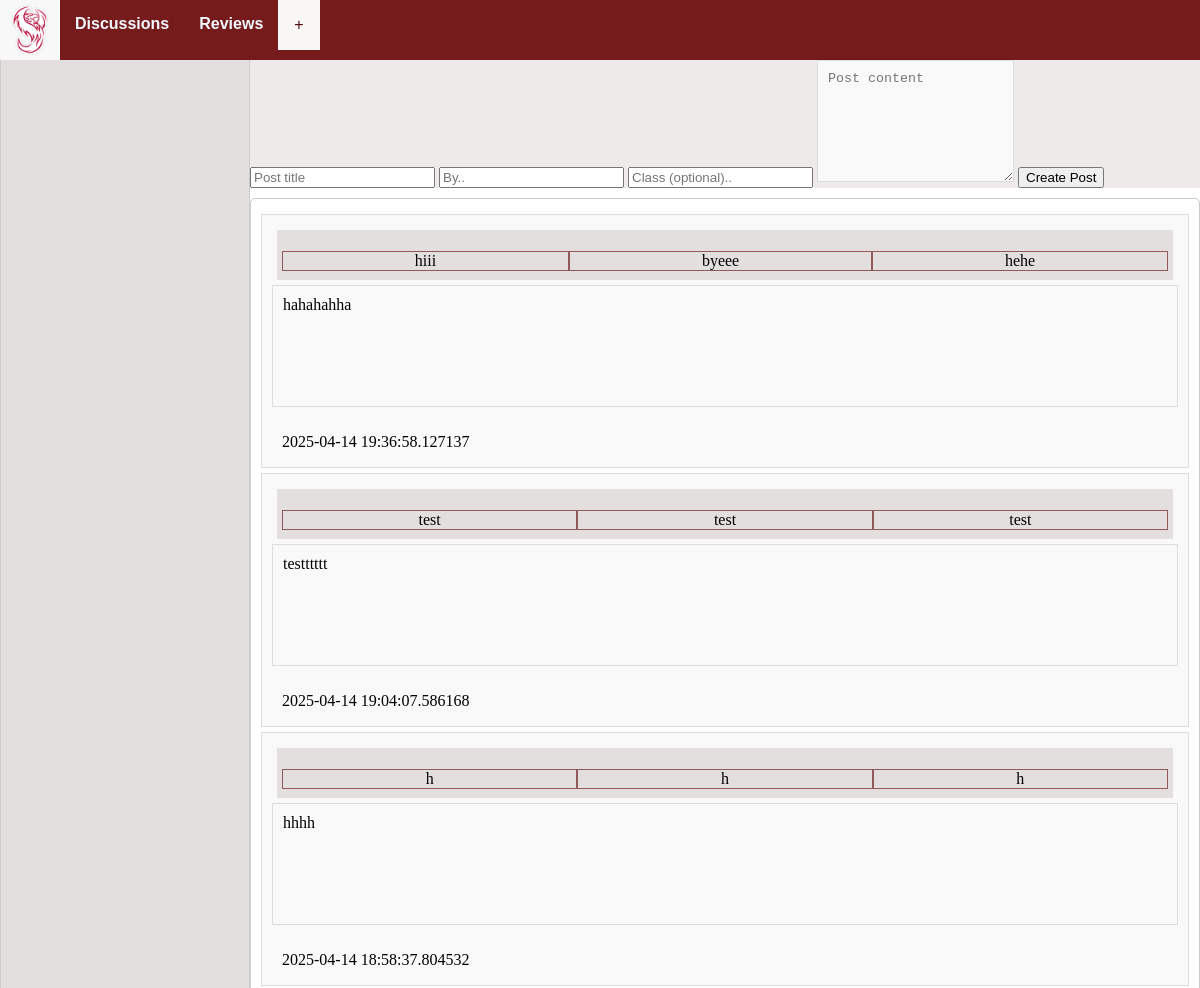
Before: / (upper part) with the older database file.
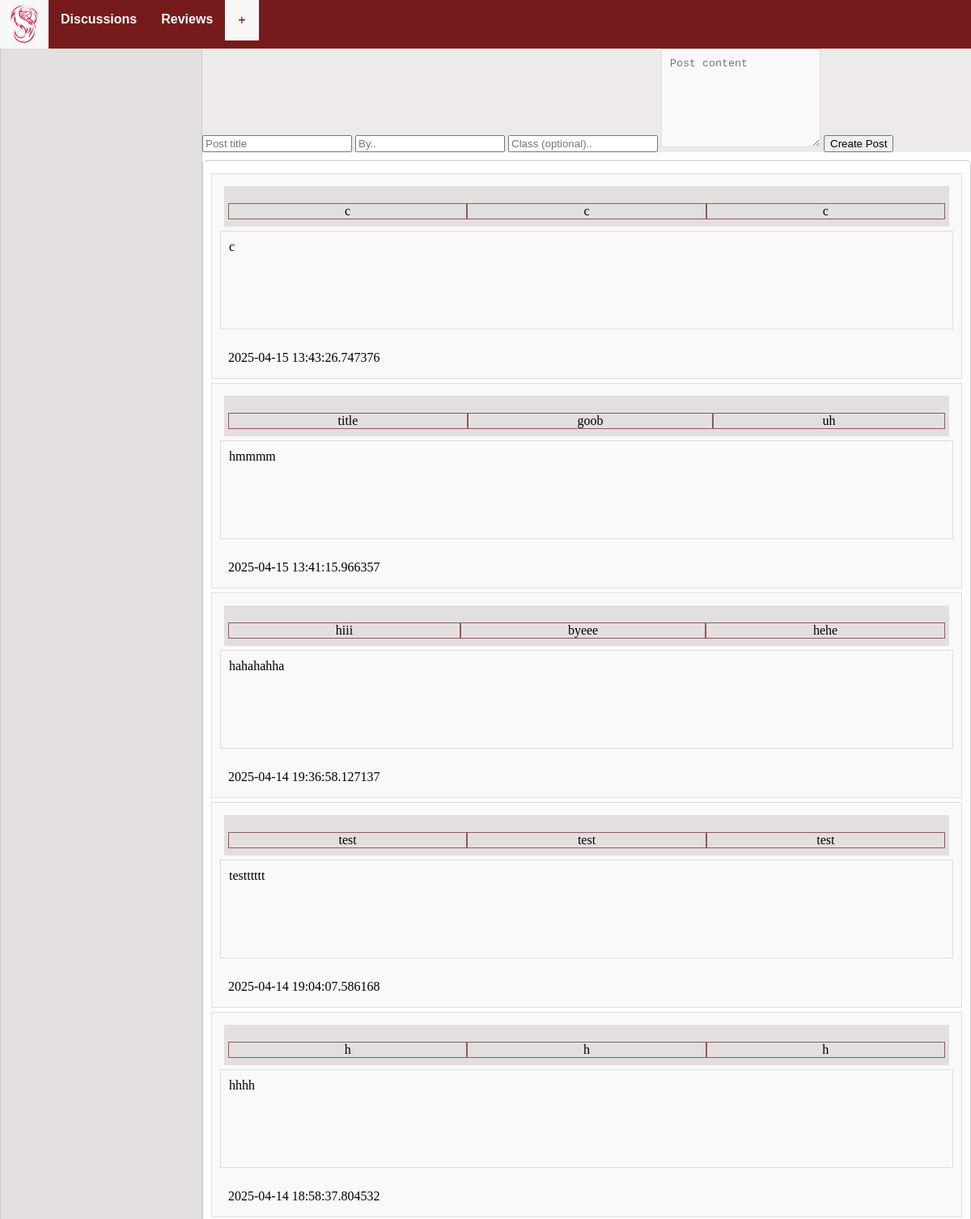
After: the same page with the newer database file.
### models.py (models this page shows, shortened)
class Discussion(db.Model):
    id = db.Column(db.Integer, primary_key=True)
    title = db.Column(db.String(255), nullable=False)
    content = db.Column(db.Text, nullable=False)
    created_at = db.Column(db.DateTime, default=db.func.current_timestamp())
    course = db.Column(db.Text)
    author = db.Column(db.Text, nullable=False)
    comments = db.relationship('Comment', backref='discussion', cascade="all, delete-orphan", lazy=True)

### app.py (the view)
@app.route('/')
def discussions():
    discussions=Discussion.query.order_by(Discussion.created_at.desc()).all()
    discussions_data=[]
    for discussion in discussions:
        discussions_data.append({
            'id': discussion.id,
            'title': discussion.title,
            'author': discussion.author,
            'created_at': discussion.created_at,
            'content': discussion.content,
            'course': discussion.course,
        })
    db.session.commit()
    return render_template('discussions.html', discussions=discussions_data)

### templates/discussions.html (shortened to what this page needs)
{% extends "base.html" %}
{%block head%}
    {{ super() }}
    <link rel="stylesheet" href="{{ url_for('static', filename='styles/discussions.css') }}">
{% endblock %}
{%block content %}
    <div class="container">
        <div class="sidebar">
            <br><p1 style="text-align:center;">Navigation</p1>
        </div>
        <div class="discussion">
            <br>
            <p1>Welcome to the Discussions!</p1>
            <div class="main">
                <div class="add_post">
                    <p1>Create New Discussion</p1>
                    <form id="form">
                        <input type="text" id="title" placeholder="Post title" required maxlength="50">
                        <input type="text" id="author" placeholder="By.." required maxlength="50">
                        <input type="text" id="course" placeholder="Class (optional).." required maxlength="50">
                        <textarea id="content" placeholder="Post content" required></textarea>
                        <button id="submitForm">Create Post</button>
                    </form>
                </div>
            </div>
            <div class="discussion_section">
                {% for discussion in discussions %}
                    <div class = "discussion_post">
                        <div id="header">
                            <p id="title">{{discussion.title}}</p1>
                            <p id="author">{{discussion.author}}</p>
                            <p id="course">{{discussion.course}}</p>
                        </div>
                        <p id="content">{{discussion.content}}</p>
                        <div id="information">
                            <p id="created_at">{{discussion.created_at}}</p>
                        </div>
                    </div>
                {% endfor %}
            </div>
        </div>
    </div>
{%endblock%}

### templates/base.html (shortened to what this page needs)
<!DOCTYPE html>
<html lang="en">
{%block head%}
<head>
    <link rel="stylesheet" href="{{ url_for('static', filename='styles/base.css') }}">
</head>
{%endblock%}
<body>
    <nav class="navbar">
        <div class="nav div">
            <div class="logo">
                <img src="{{ url_for('static', filename='phoenix.jpg') }}">
            </div>
            <ul id="navigation">
                <li>
                    <a href="{{ url_for('discussions') }}">Discussions</a>
                </li>
                <li>
                    <a href="{{ url_for('reviews') }}">Reviews</a>
                </li>
                <li>
                    <div class="dropdown">
                        <button class="dropbtn">+</button>
                    </div>
                </li>
            </ul>
        </div>
    </nav>
    {%block content%}
    {%endblock%}
</body>
</html>

### static/styles/base.css (style rules this page uses)
body { margin:0px; }
.navbar { font-family: Verdana, Geneva, Tahoma, sans-serif; font-weight: bold; background-color:rgb(162, 113, 111); position: fixed; top: 0px; width: 100%; height: 60px; }
.navbar ul { list-style-type: none; background-color:rgb(118, 27, 27); padding: 0px; margin: 0px; height: 60px; }
.navbar a { color:aliceblue; text-decoration: none; padding: 15px; display:block; text-align: center; height: 60px; }
.navbar li { float:left; }
.logo { float: left; }
.logo img { height: 60px; width: 60px; }
p1 { color:rgb(80, 10, 10); font-weight: bold; font-size:large; }
.dropbtn { background-color: #f9f7f6; color: rgb(80, 10, 10); padding: 16px; font-size: 16px; border: none; }
.dropdown { position: relative; display: inline-block; }

### static/styles/discussions.css (style rules this page uses)
.container { display: grid; grid-template-columns: 250px 1fr; height: 100vh; }
.main { background: rgb(238, 234, 234); }
.sidebar { background:#e4dfdf; border: 1px solid #ccc; border-radius: 5px; }
.discussion_section { background-color: #ffffff; border: 1px solid #ccc; padding: 10px; margin: 10px 0; border-radius: 5px; }
.discussion_post { border: 1px solid #ddd; padding: 10px; margin: 5px 0; background-color: #f9f9f9; }
#content { border: 1px solid #ddd; padding: 10px; margin: auto; background-color: #f9f9f9; height: 100px; }
#header { list-style-type: none; background-color: #e4dfdf; padding: 5px; margin: 5px; overflow: hidden; height: 40px; display: grid; grid-template-columns: repeat(3, auto); text-align: center; }
#header p { border: 1px solid rgb(145, 89, 89); }
#information { background-color: #f9f9f9; display: grid; grid-template-columns: repeat(3, auto); padding: 5px; margin: 5px; height:30px; }
#information p { font-size: medium; }

Changed rows visible on the page:
added Discussion: title "c", author "c", course "c", content "c", created_at "2025-04-15 13:43:26.747376"
added Discussion: title "title", author "goob", course "uh", content "hmmmm", created_at "2025-04-15 13:41:15.966357"
